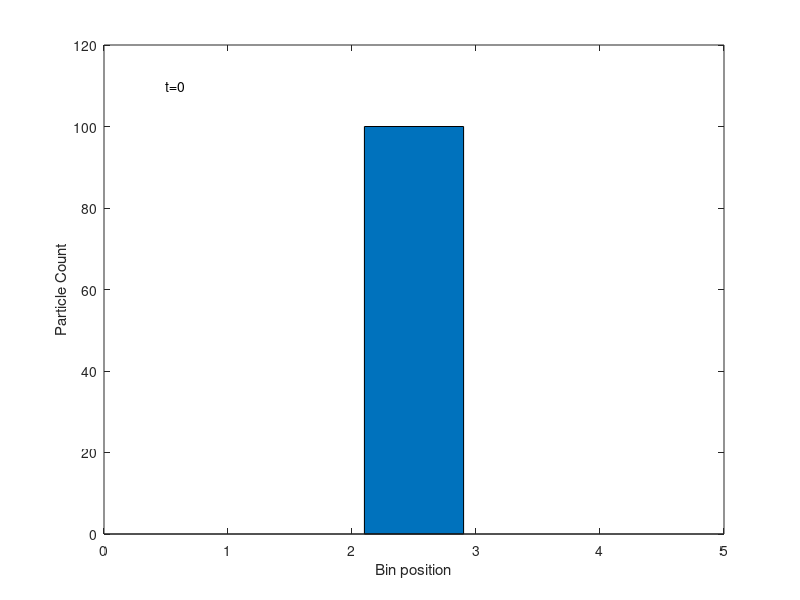
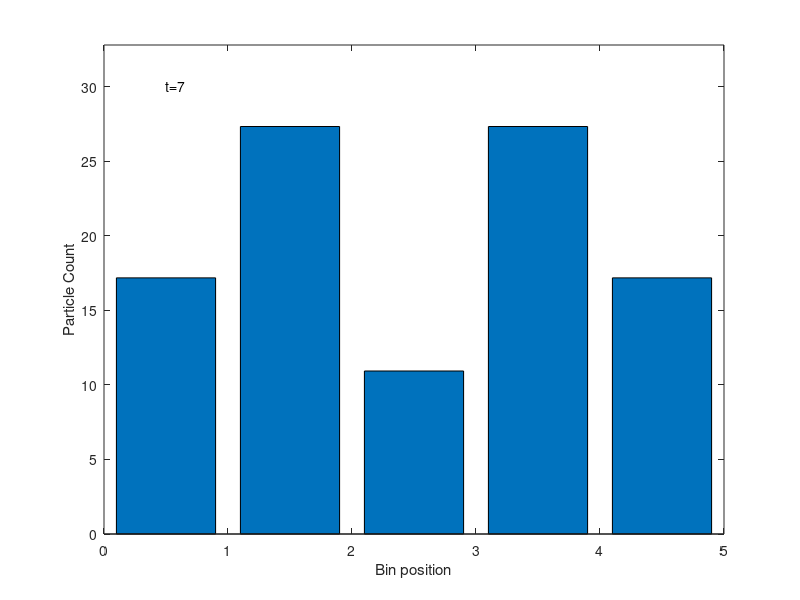

Reproduce these figures in MATLAB, in order.
% Lab Assignment 5
% ELEC-2250: Physical Electronics S2020
%Part 2: Simple Diffusion process simulation using a 1-D box
%The Matlab codes below help to visualize the diffusion process.
%The program provider a pseudo-animation of a one-dimensional particle system 
%as described in the textbook (Page 138-140).
%The y [ ] statement in the program controls the initial condition,
%N specifies the maximum number of monitored “jumps,” and
%the number in the pause statements controls the time between jumps.

%Initialization

clear all
close all
clc

x=[0.5 1.5 2.5 3.5 4.5]; % Position of the bin center
y=[0 0 100 0 0]; %Initial number of particles in a Bin
bar(x,y); %Draw bar graph
text (0.5,max(y)+.1*max(y),['t=0']); %Position start time t=0
axis([0,5,0,max(y)+.2*max(y)]) % Limit the axis for better visualization
xlabel ('Bin position')
ylabel('Particle Count')
pause (0.5)
N= 7; %time unit. Adjust N for a longer time until the bin values reach (quilibrium.
%Computations and plotting
figure
for i=1:N,
%Diffusion step calculation
bin(1)=(y(1)/2+y(2)/2) % Without the 'Semicolons', the bin values are output in the command window to see how the particles are moving left or right until an equilibrium is reached.
bin(2)=(y(1)/2+y(3)/2) % You can turn the command window output by inserting the 'Semicon back'.
bin(3)=(y(2)/2+y(4)/2)
bin(4)=(y(3)/2+y(5)/2)
bin(5)=(y(4)/2+y(5)/2)
t=i % Display the time internal, t=1, 2, 3, etc.
y=bin;
%plotting the result
bar(x,y);
axis(axis);
text(0.5,max(y)+.1*max(y),['t=', num2str(i)]);
axis([0,5,0,max(y)+.2*max(y)]);
xlabel ('Bin position')
ylabel('Particle Count')
pause (0.5)
end
